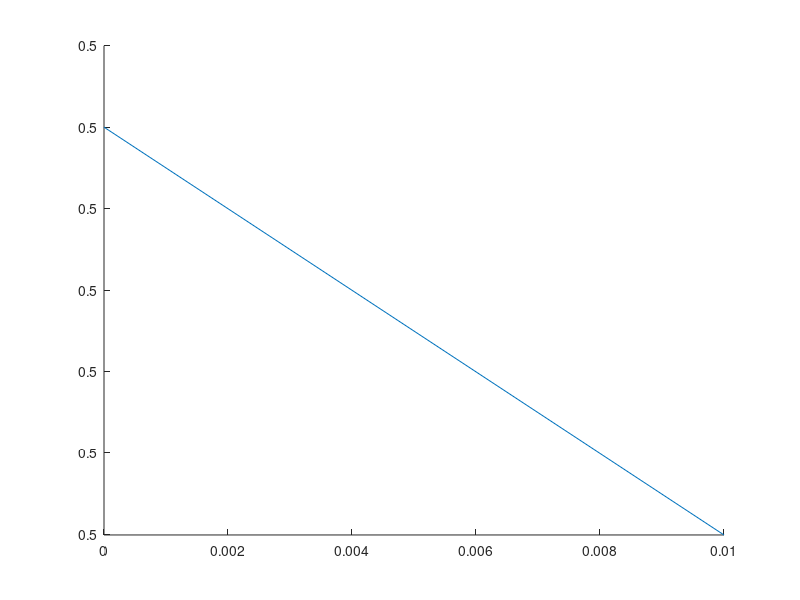

Recreate this plot in MATLAB. (Note: this script raises an error after producing the figure.)

clear; % clear CommandWindow and workspace
 a(1)=-1;
 b(2)=0;
 sayac=0;
 AGS=zeros(3,1);
 eps=1e-8;% for sedumi
 bigeps=eps;% for sedumi
 maxiter=400;% for sedumi
 degrees=1:10;
 timescale=1;
 tolerance=5*10^(-5);%5
 
 
 n=2;%the dimension of the state space
 hold on
t=0:0.01:0.01;
xt=0.5*cos(t);
plot(t,xt)
 for r=0:0.01:0.01
     a(2)=r;
 for aa=0:.01   :1.6-2*r
         b(1)=-aa;
         % define the plant itself
         G = @(x) (0.1E1+x(1).^2).^2.*(0.1E1+x(2).^2).^2;

  F1=@(x)timescale*(1+x(1).^2).*(-0.3E1).*(0.333333E0.*a(1).*sin(b(1))+0.333333E0.*a(1).*cos(b(1)) ...
  .*x(1)+(-0.2E1).*a(2).*cos(b(2)).*x(1)+0.333333E0.*a(1).*sin(b(1)) ...
  .*x(1).^2+(-0.133333E1).*a(2).*sin(b(2)).*x(1).^2+0.333333E0.*a(1) ...
  .*cos(b(1)).*x(1).^3+0.2E1.*a(2).*cos(b(2)).*x(1).^3+0.666667E0.* ...
  a(1).*cos(b(1)).*x(2)+0.666667E0.*a(1).*sin(b(1)).*x(1).*x(2)+ ...
  0.266667E1.*a(2).*sin(b(2)).*x(1).*x(2)+0.666667E0.*a(1).*cos(b(1) ...
  ).*x(1).^2.*x(2)+(-0.533333E1).*a(2).*cos(b(2)).*x(1).^2.*x(2)+ ...
  0.666667E0.*a(1).*sin(b(1)).*x(1).^3.*x(2)+(-0.266667E1).*a(2).* ...
  sin(b(2)).*x(1).^3.*x(2)+0.133333E1.*a(1).*cos(b(1)).*x(1).*x(2) ...
  .^2+0.133333E1.*a(2).*cos(b(2)).*x(1).*x(2).^2+0.8E1.*a(2).*sin(b( ...
  2)).*x(1).^2.*x(2).^2+0.133333E1.*a(1).*cos(b(1)).*x(1).^3.*x(2) ...
  .^2+(-0.133333E1).*a(2).*cos(b(2)).*x(1).^3.*x(2).^2+0.666667E0.* ...
  a(1).*cos(b(1)).*x(2).^3+0.666667E0.*a(1).*sin(b(1)).*x(1).*x(2) ...
  .^3+(-0.266667E1).*a(2).*sin(b(2)).*x(1).*x(2).^3+0.666667E0.*a(1) ...
  .*cos(b(1)).*x(1).^2.*x(2).^3+0.533333E1.*a(2).*cos(b(2)).*x(1) ...
  .^2.*x(2).^3+0.666667E0.*a(1).*sin(b(1)).*x(1).^3.*x(2).^3+ ...
  0.266667E1.*a(2).*sin(b(2)).*x(1).^3.*x(2).^3+(-0.333333E0).*a(1) ...
  .*sin(b(1)).*x(2).^4+0.1E1.*a(1).*cos(b(1)).*x(1).*x(2).^4+( ...
  -0.2E1).*a(2).*cos(b(2)).*x(1).*x(2).^4+(-0.333333E0).*a(1).*sin( ...
  b(1)).*x(1).^2.*x(2).^4+(-0.133333E1).*a(2).*sin(b(2)).*x(1).^2.* ...
  x(2).^4+0.1E1.*a(1).*cos(b(1)).*x(1).^3.*x(2).^4+0.2E1.*a(2).*cos( ...
  b(2)).*x(1).^3.*x(2).^4);

  F2=@(x)timescale*(1+x(2).^2).*(-0.6E1).*(0.166667E0.*a(1).*sin(b(1))+0.333333E0.*a(1).*cos(b(1)) ...
  .*x(1)+0.333333E0.*a(1).*cos(b(1)).*x(1).^3+(-0.166667E0).*a(1).* ...
  sin(b(1)).*x(1).^4+0.166667E0.*a(1).*cos(b(1)).*x(2)+(-0.1E1).*a( ...
  2).*cos(b(2)).*x(2)+0.333333E0.*a(1).*sin(b(1)).*x(1).*x(2)+ ...
  0.133333E1.*a(2).*sin(b(2)).*x(1).*x(2)+0.666667E0.*a(1).*cos(b(1) ...
  ).*x(1).^2.*x(2)+0.666667E0.*a(2).*cos(b(2)).*x(1).^2.*x(2)+ ...
  0.333333E0.*a(1).*sin(b(1)).*x(1).^3.*x(2)+(-0.133333E1).*a(2).* ...
  sin(b(2)).*x(1).^3.*x(2)+0.5E0.*a(1).*cos(b(1)).*x(1).^4.*x(2)+( ...
  -0.1E1).*a(2).*cos(b(2)).*x(1).^4.*x(2)+0.166667E0.*a(1).*sin(b(1) ...
  ).*x(2).^2+(-0.666667E0).*a(2).*sin(b(2)).*x(2).^2+0.333333E0.*a( ...
  1).*cos(b(1)).*x(1).*x(2).^2+(-0.266667E1).*a(2).*cos(b(2)).*x(1) ...
  .*x(2).^2+0.4E1.*a(2).*sin(b(2)).*x(1).^2.*x(2).^2+0.333333E0.*a( ...
  1).*cos(b(1)).*x(1).^3.*x(2).^2+0.266667E1.*a(2).*cos(b(2)).*x(1) ...
  .^3.*x(2).^2+(-0.166667E0).*a(1).*sin(b(1)).*x(1).^4.*x(2).^2+( ...
  -0.666667E0).*a(2).*sin(b(2)).*x(1).^4.*x(2).^2+0.166667E0.*a(1).* ...
  cos(b(1)).*x(2).^3+0.1E1.*a(2).*cos(b(2)).*x(2).^3+0.333333E0.*a( ...
  1).*sin(b(1)).*x(1).*x(2).^3+(-0.133333E1).*a(2).*sin(b(2)).*x(1) ...
  .*x(2).^3+0.666667E0.*a(1).*cos(b(1)).*x(1).^2.*x(2).^3+( ...
  -0.666667E0).*a(2).*cos(b(2)).*x(1).^2.*x(2).^3+0.333333E0.*a(1).* ...
  sin(b(1)).*x(1).^3.*x(2).^3+0.133333E1.*a(2).*sin(b(2)).*x(1).^3.* ...
  x(2).^3+0.5E0.*a(1).*cos(b(1)).*x(1).^4.*x(2).^3+0.1E1.*a(2).*cos( ...
  b(2)).*x(1).^4.*x(2).^3); 


%tol=1e+4;
%u=10
%tolerance=tol/sum([sqrt(F1([0 0])^2+F2([0 0])^2),sqrt(F1([u u])^2+F2([u u])^2),sqrt(F1([u -u])^2+F2([u -u])^2),sqrt(F1([-u u])^2+F2([-u u])^2),sqrt(F1([-u -u])^2+F2([-u -u])^2)])

GRed=@(x)(1+x.^2).^2;
        for degree=degrees%this is actually the half of the degree
            degreeInt=1;
            x=sdpvar(n,1);
            y=sdpvar(n-1,1);
            degree*2;
            [rho,wrho] = polynomial(x,2*degree);
            f1 = F1(x);
            f2 = F2(x);
            g = G(x);
            div = jacobian( f1, x(1) )+...
                jacobian( f2, x(2) );
            fun = (g*rho*div+jacobian(rho,x)*[f1;f2]*g-rho*jacobian(g,x)*[f1;f2]);
            
            
            %(Bx * div - alpha*jacobian(Anladım KHAS112Bx, x)*([Ax*f1 + g1*c;Ax*f2 + g2*c]));
            % fun = (Bx * div - alpha*jacobian(Bx, x)*([Ax*f1 + g1*c]));
            %constr = [sos(fun),sos(rho),sos(funRed),sos(rhoRed),sum(wrho)>=tolerance,sum(wrhoRed)>=toleranceRed]%,wrho(1)>=tolerance,wrhoRed(1)>=toleranceRed];
            constr = [sos(fun),sos(rho-tolerance)];
            params = [wrho];
%             constr =
%             [sos(fun),sos(rho),sum(wrho)>=tolerance,wrho(1)>=tolerance];
%             params = [wrho];
%             constr = [sos(funRed),sos(rhoRed),sum(wrhoRed)>=toleranceRed];
%            params = [ wrhoRed];
            %options = sdpsettings('solver','sdpa');
            %options = sdpsettings('solver','sdpt3');
            options = sdpsettings('solver','sedumi','verbose',0,'sedumi.eps',eps,'sedumi.bigeps', ...
                bigeps,'sedumi.maxiter',maxiter);
            %options = sdpsettings('solver','mosek');
            [sol,~,~,~]=solvesos(constr,1,options,params);
            if sol.problem==0
                yalmip('clear')
                sayac=sayac+1;
                AGS(:,sayac)=[r;aa;2*degree];
                save('kayitFigure3.mat')
                degree
                [r aa]
                AGS
                break
            end
            degree
            [r aa]
            AGS
            yalmip('clear')
        end
    end
 end
 realparamB=double(wrho)
        x = sdpvar(1,1);y = sdpvar(1,1);
        vv = monolist([x; y],degree*2);
      
        Bpoly = sdisplay(round(realparamB,12)'*vv)
         B=eval(['@(x,y)' Bpoly{1}])
           

plot(AGS(2,:),AGS(1,:),'*')
xlabel('α') 
ylabel('r') 
%,








